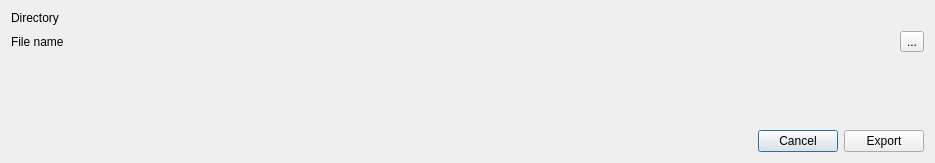
<?xml version="1.0" encoding="UTF-8"?>
<ui version="4.0">
 <class>ExportProgressCsv</class>
 <widget class="QDialog" name="ExportProgressCsv">
  <property name="geometry">
   <rect>
    <x>0</x>
    <y>0</y>
    <width>935</width>
    <height>163</height>
   </rect>
  </property>
  <property name="windowTitle">
   <string>Dialog</string>
  </property>
  <layout class="QVBoxLayout" name="verticalLayout">
   <item>
    <layout class="QGridLayout" name="gridLayout">
     <item row="0" column="0">
      <widget class="QLabel" name="label_3">
       <property name="text">
        <string>Directory</string>
       </property>
      </widget>
     </item>
     <item row="0" column="1" colspan="2">
      <widget class="QLabel" name="f_directory">
       <property name="text">
        <string/>
       </property>
      </widget>
     </item>
     <item row="1" column="0">
      <widget class="QLabel" name="label">
       <property name="text">
        <string>File name</string>
       </property>
      </widget>
     </item>
     <item row="1" column="1">
      <widget class="QLabel" name="f_filename">
       <property name="sizePolicy">
        <sizepolicy hsizetype="Expanding" vsizetype="Preferred">
         <horstretch>0</horstretch>
         <verstretch>0</verstretch>
        </sizepolicy>
       </property>
       <property name="text">
        <string/>
       </property>
      </widget>
     </item>
     <item row="1" column="2">
      <widget class="QToolButton" name="f_filename_select">
       <property name="text">
        <string>...</string>
       </property>
      </widget>
     </item>
    </layout>
   </item>
   <item>
    <spacer name="verticalSpacer">
     <property name="orientation">
      <enum>Qt::Vertical</enum>
     </property>
     <property name="sizeHint" stdset="0">
      <size>
       <width>20</width>
       <height>1</height>
      </size>
     </property>
    </spacer>
   </item>
   <item>
    <layout class="QHBoxLayout" name="horizontalLayout_2">
     <item>
      <spacer name="horizontalSpacer">
       <property name="orientation">
        <enum>Qt::Horizontal</enum>
       </property>
       <property name="sizeHint" stdset="0">
        <size>
         <width>40</width>
         <height>20</height>
        </size>
       </property>
      </spacer>
     </item>
     <item>
      <widget class="QPushButton" name="pushButton_2">
       <property name="text">
        <string>Cancel</string>
       </property>
      </widget>
     </item>
     <item>
      <widget class="QPushButton" name="push">
       <property name="text">
        <string>Export</string>
       </property>
      </widget>
     </item>
    </layout>
   </item>
  </layout>
 </widget>
 <resources/>
 <connections>
  <connection>
   <sender>pushButton_2</sender>
   <signal>clicked(bool)</signal>
   <receiver>ExportProgressCsv</receiver>
   <slot>reject()</slot>
   <hints>
    <hint type="sourcelabel">
     <x>810</x>
     <y>125</y>
    </hint>
    <hint type="destinationlabel">
     <x>623</x>
     <y>99</y>
    </hint>
   </hints>
  </connection>
  <connection>
   <sender>push</sender>
   <signal>clicked()</signal>
   <receiver>ExportProgressCsv</receiver>
   <slot>accept()</slot>
   <hints>
    <hint type="sourcelabel">
     <x>888</x>
     <y>123</y>
    </hint>
    <hint type="destinationlabel">
     <x>465</x>
     <y>113</y>
    </hint>
   </hints>
  </connection>
 </connections>
</ui>
